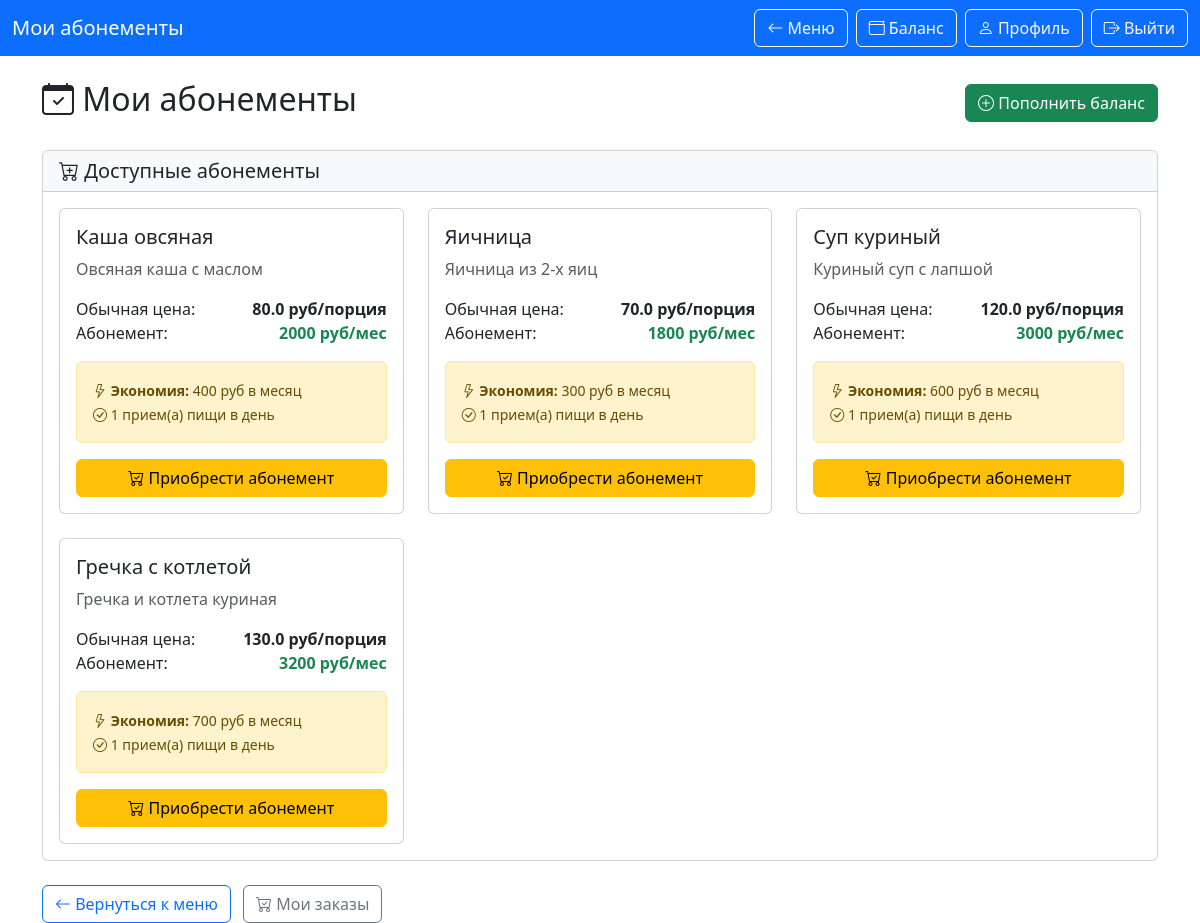
Screenshot of /students/subscriptions (signed in) with the database file from the repository.
### app.py (models this page shows)
class Meal(db.Model):
    id = db.Column(db.Integer, primary_key=True)
    name = db.Column(db.String(100), nullable=False)
    description = db.Column(db.String(200))
    price = db.Column(db.Float, nullable=False)
    meal_type = db.Column(db.String(20), nullable=False)
    available = db.Column(db.Boolean, default=True, nullable=False)
    tags = db.Column(db.String(200), default='')
    ingredients = db.Column(db.Text, default='')
    average_rating = db.Column(db.Float, default=0.0)
    total_reviews = db.Column(db.Integer, default=0)
    has_subscription = db.Column(db.Boolean, default=False)
    subscription_price = db.Column(db.Float, default=0.0)
    subscription_days = db.Column(db.Integer, default=30)
    meals_per_day = db.Column(db.Integer, default=1)
    stock_quantity = db.Column(db.Integer, default=0)
    min_stock = db.Column(db.Integer, default=10)
    max_stock = db.Column(db.Integer, default=100)

### app.py (the view)
@app.route('/students/subscriptions')
def student_subscriptions():
    if 'user_type' not in session or session['user_type'] != 'student':
        return redirect('/')
    user_id = session['user_id']
    active_subscriptions = Subscription.query.filter_by(
        student_id=user_id,
        status='active'
    ).join(Meal).order_by(Subscription.end_date.desc()).all()
    expired_subscriptions = Subscription.query.filter_by(
        student_id=user_id,
        status='expired'
    ).join(Meal).order_by(Subscription.end_date.desc()).all()
    available_meals = Meal.query.filter_by(has_subscription=True, available=True).all()
    today = date.today()
    for sub in active_subscriptions:
        if sub.end_date < today:
            sub.status = 'expired'
            db.session.commit()
    return render_template("student_subscriptions.html",
                           active_subscriptions=active_subscriptions,
                           expired_subscriptions=expired_subscriptions,
                           available_meals=available_meals,
                           today=date.today())

### templates/student_subscriptions.html (shortened to what this page needs)
<!doctype html>
<html lang="ru">
<head>
    <link rel="stylesheet" href="https://cdn.jsdelivr.net/npm/bootstrap@5.3.3/dist/css/bootstrap.min.css">
    <link rel="stylesheet" href="https://cdn.jsdelivr.net/npm/bootstrap-icons@1.11.0/font/bootstrap-icons.css">
</head>
<body>
    <nav class="navbar navbar-expand-lg navbar-dark bg-primary">
        <div class="container-fluid">
            <span class="navbar-brand">Мои абонементы</span>
            <div class="d-flex">
                <a href="/students/meals" class="btn btn-outline-light me-2"><i class="bi bi-arrow-left"></i> Меню</a>
                <a href="/students/balance" class="btn btn-outline-light me-2"><i class="bi bi-wallet"></i> Баланс</a>
                <a href="/students/profile" class="btn btn-outline-light me-2"><i class="bi bi-person"></i> Профиль</a>
                <a href="/logout" class="btn btn-outline-light"><i class="bi bi-box-arrow-right"></i> Выйти</a>
            </div>
        </div>
    </nav>
    <div class="container mt-4">
        <div class="d-flex justify-content-between align-items-center mb-4">
            <h2><i class="bi bi-calendar-check"></i> Мои абонементы</h2>
            <a href="/students/balance" class="btn btn-success">
                <i class="bi bi-plus-circle"></i> Пополнить баланс
            </a>
        </div>
        <div class="card">
            <div class="card-header bg-light">
                <h5 class="mb-0"><i class="bi bi-cart-plus"></i> Доступные абонементы</h5>
            </div>
            <div class="card-body">
                {% if available_meals %}
                <div class="row row-cols-1 row-cols-md-2 row-cols-lg-3 g-4">
                    {% for meal in available_meals %}
                    <div class="col">
                        <div class="card h-100">
                            <div class="card-body">
                                <h5 class="card-title">{{ meal.name }}</h5>
                                <p class="card-text text-muted">{{ meal.description }}</p>
                                <div class="mb-3">
                                    <div class="d-flex justify-content-between">
                                        <span>Обычная цена:</span>
                                        <strong>{{ meal.price }} руб/порция</strong>
                                    </div>
                                    <div class="d-flex justify-content-between">
                                        <span>Абонемент:</span>
                                        <strong class="text-success">{{ meal.subscription_price|int }} руб/мес</strong>
                                    </div>
                                </div>
                                <div class="alert alert-warning">
                                    <small>
                                        <i class="bi bi-lightning"></i>
                                        <strong>Экономия:</strong>
                                        {{ (meal.price * 30 - meal.subscription_price)|int }} руб в месяц
                                        <br>
                                        <i class="bi bi-check-circle"></i>
                                        {{ meal.meals_per_day }} прием(а) пищи в день
                                    </small>
                                </div>
                                <a href="/students/subscriptions/buy/{{ meal.id }}" class="btn btn-warning w-100">
                                    <i class="bi bi-cart-check"></i> Приобрести абонемент
                                </a>
                            </div>
                        </div>
                    </div>
                    {% endfor %}
                </div>
                {% else %}
                <div class="alert alert-info">
                    <h6><i class="bi bi-info-circle"></i> Нет доступных абонементов</h6>
                    <p>На данный момент нет блюд с возможностью покупки абонемента.</p>
                </div>
                {% endif %}
            </div>
        </div>
        <div class="mt-4">
            <a href="/students/meals" class="btn btn-outline-primary">
                <i class="bi bi-arrow-left"></i> Вернуться к меню
            </a>
            <a href="/students/my-orders" class="btn btn-outline-secondary ms-2">
                <i class="bi bi-cart-check"></i> Мои заказы
            </a>
        </div>
    </div>
</body>
</html>

### rows the page displays
Meal: name "Каша овсяная", description "Овсяная каша с маслом", price "80.0", subscription_price "2000", (meal.price*30-meal.subscription_price)|int "400", meals_per_day "1"
Meal: name "Яичница", description "Яичница из 2-х яиц", price "70.0", subscription_price "1800", (meal.price*30-meal.subscription_price)|int "300", meals_per_day "1"
Meal: name "Суп куриный", description "Куриный суп с лапшой", price "120.0", subscription_price "3000", (meal.price*30-meal.subscription_price)|int "600", meals_per_day "1"
Meal: name "Гречка с котлетой", description "Гречка и котлета куриная", price "130.0", subscription_price "3200", (meal.price*30-meal.subscription_price)|int "700", meals_per_day "1"
